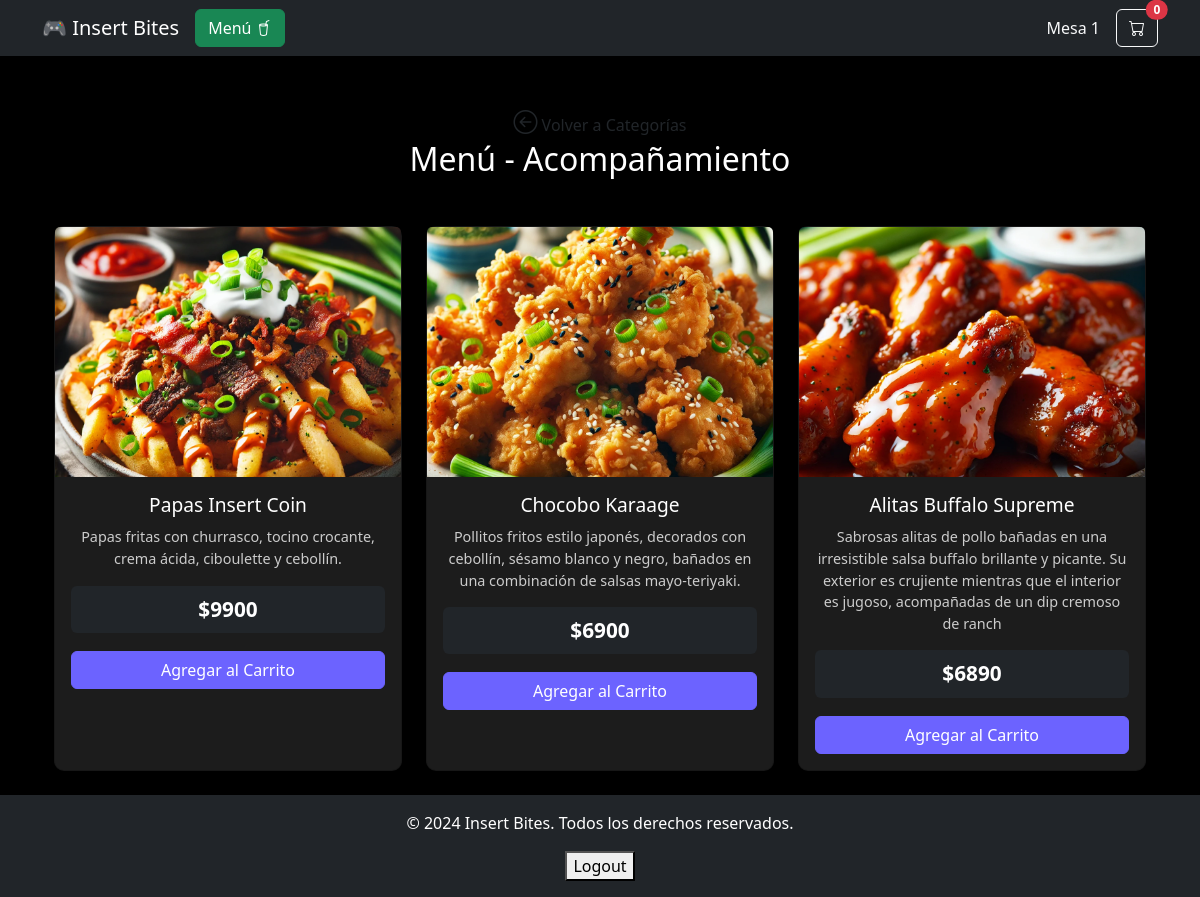
The page /menu/?categoria=Acompañamiento (signed in) on the database its author committed.
### pedidos/models.py (models this page shows, shortened)
class Producto(models.Model):
    CATEGORIAS = [
        ('Platos', 'Platos'),
        ('Bebestibles', 'Bebestibles'),
        ('Acompañamiento', 'Acompañamiento'),
        ('Postres', 'Postres'),
    ]
    nombre = models.CharField(max_length=100)
    categoria = models.CharField(max_length=50, choices=CATEGORIAS)
    precio = models.IntegerField()
    descripcion = models.TextField(blank=True, null=True)
    disponible = models.BooleanField(default=True)
    imagen = models.ImageField(upload_to='productos/', blank=True, null=True)

### pedidos/decorators.py (the view)
    def _wrapped_view(request, *args, **kwargs):
        if not request.user.is_authenticated:
            return HttpResponseForbidden("No tienes permisos para acceder a esta página.")
        perfil = PerfilUsuario.objects.filter(usuario=request.user).first()
        if perfil and perfil.rol == 'mesa':
            return view_func(request, *args, **kwargs)
        return HttpResponseForbidden("No tienes permisos para acceder a esta página.")

### pedidos/views.py (called while the page is built)
@mesa_required
def menu(request):
    categoria = request.GET.get('categoria')
    if categoria:
        productos = Producto.objects.filter(categoria=categoria)
    else:
        productos = Producto.objects.all()
    return render(request, 'menu.html', {
        'productos': productos,
        'mesa_nombre': request.user.username if request.user.is_authenticated else "Desconocida",
        'categoria_seleccionada': categoria
    })

### pedidos/templates/menu.html (shortened to what this page needs)
{% extends 'base.html' %}
{% block content %}
    <div class="container mt-4">
        <div class="row">
            <div class="col">
                <a href="{% url 'categorias' %}" class="text-decoration-none text-dark">
                    <i class="bi bi-arrow-left-circle" style="font-size: 1.5rem;"></i> Volver a Categorías
                </a>
            </div>
        </div>
        <h2 class="text-center mb-5">
            {% if categoria_seleccionada %}
                Menú - {{ categoria_seleccionada }}
            {% else %}
                Nuestro Menú
            {% endif %}
        </h2>
        <div class="row">
            {% for producto in productos %}
            <div class="col-md-4 mb-4 d-flex align-items-stretch">
                <div class="card shadow-sm w-100 text-center" data-id="{{ producto.id }}">
                    {% if producto.imagen %}
                    <img src="{{ producto.imagen.url }}" class="card-img-top" alt="{{ producto.nombre }}" style="height: 250px; object-fit: cover;">
                    {% else %}
                    <img src="https://via.placeholder.com/300x200" class="card-img-top" alt="Imagen no disponible" style="height: 250px; object-fit: cover;">
                    {% endif %}
                    <div class="card-body">
                        <h5 class="card-title font-weight-bold">{{ producto.nombre }}</h5>
                        <p class="card-text">{{ producto.descripcion }}</p>
                        <p class="price text-white bg-dark p-2 rounded"><strong>${{ producto.precio|floatformat:0 }}</strong></p>
                        <button onclick="agregarAlCarrito({{ producto.id }})" class="btn btn-purple w-100 mt-2">Agregar al Carrito</button>
                    </div>
                </div>
            </div>
            {% empty %}
            <p class="text-center">No hay productos en esta categoría.</p>
            {% endfor %}
        </div>
    </div>
{% endblock %}

### pedidos/templates/base.html (shortened to what this page needs)
{% load static %}
<!DOCTYPE html>
<html lang="es">
<head>
    <link href="https://cdn.jsdelivr.net/npm/bootstrap@5.3.0-alpha1/dist/css/bootstrap.min.css" rel="stylesheet">
    <link href="https://cdnjs.cloudflare.com/ajax/libs/bootstrap-icons/1.8.1/font/bootstrap-icons.min.css" rel="stylesheet">
    <link rel="stylesheet" href="{% static 'css/styles.css' %}">
</head>
<body class="d-flex flex-column min-vh-100" data-page="base">
    <nav class="navbar navbar-dark bg-dark">
        <div class="container">
            <a class="navbar-brand" href="/">🎮 Insert Bites</a>
            <button class="btn btn-success">
                <a href="{% url 'categorias' %}" style="color: white; text-decoration: none;">
                    Menú <i class="bi bi-cup-straw"></i>
                </a>
            </button>
            <div class="ms-auto d-flex align-items-center">
                <span class="navbar-text text-light me-3">
                    Mesa {{ request.user.username|slice:"4:" }}
                </span>
                <div class="dropdown">
                    <a href="#" class="btn btn-outline-light position-relative" id="cartDropdown" data-bs-toggle="dropdown" aria-expanded="false">
                        <i class="bi bi-cart"></i>
                        <span id="cart-count" class="position-absolute top-0 start-100 translate-middle badge rounded-pill bg-danger">
                            0
                        </span>
                    </a>
                </div>
            </div>
        </div>
    </nav>
    <main class="container mt-4 flex-grow-1">
        {% block content %}
        {% endblock %}
    </main>
    <footer class="footer bg-dark text-white text-center py-3">
        <p>
            <a href="#" id="logout-link" style="color: inherit; text-decoration: none;">
                © 2024 Insert Bites. Todos los derechos reservados.
            </a>
        </p>
        <form method="POST" action="{% url 'logout' %}" id="logout-form" onsubmit="cerrarSesion();">
            <button type="submit">Logout</button>
        </form>
    </footer>
</body>
</html>

### pedidos/static/css/styles.css (style rules this page uses)
body { background-color: #000; color: white; text-align: center; }
h2 { color: #fff; margin-bottom: 30px; }
.card { border-radius: 10px; transition: transform 0.2s ease-in-out; background-color: #1c1c1c; color: white; }
.card-title { font-size: 1.2rem; margin-bottom: 10px; }
.card-text { font-size: 0.9rem; color: #ccc; }
.price { font-size: 1.3rem; color: #fff; margin-bottom: 10px; }
.btn-purple { background-color: #6c63ff; border-color: #6c63ff; font-size: 1rem; color: white; }
.footer { background-color: #111; padding: 20px; color: white; }

### rows shown on the page
Producto: imagen (picture), nombre "Papas Insert Coin", descripcion "Papas fritas con churrasco, tocino crocante, crema ácida, ciboulette y cebollín.", precio "9900"
Producto: imagen (picture), nombre "Chocobo Karaage", descripcion "Pollitos fritos estilo japonés, decorados con cebollín, sésamo blanco y negro, bañados en una combinación de salsas mayo-teriyaki.", precio "6900"
Producto: imagen (picture), nombre "Alitas Buffalo Supreme", descripcion "Sabrosas alitas de pollo bañadas en una irresistible salsa buffalo brillante y picante. Su exterior es crujiente mientras que el interior es jugoso, acompañadas de un dip cremoso de ranch", precio "6890"

### other values the page prints
{{ request.user.username|slice:"4:" }} "1"
{{ categoria_seleccionada }} "Acompañamiento"
